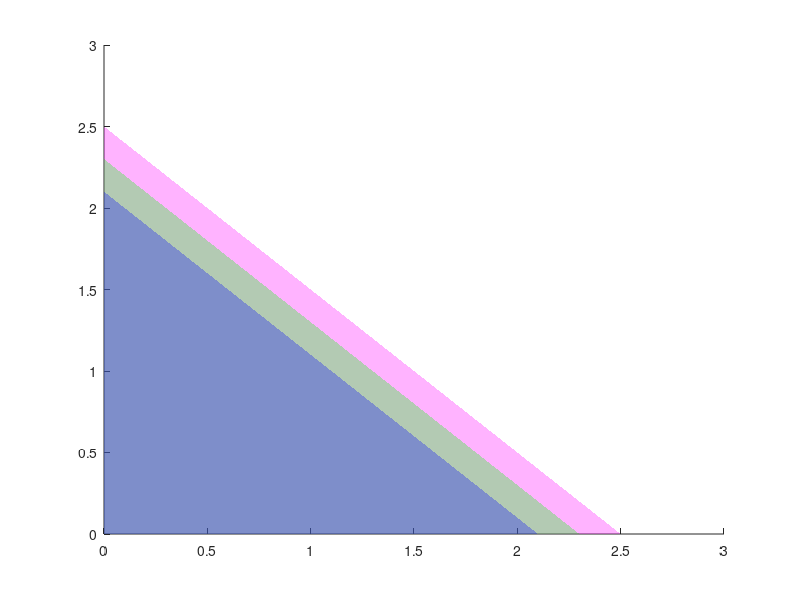

Recreate this plot in MATLAB. (Note: this script raises an error after producing the figure.)
clc
clear all
fontSizeOverall = 25;
x = linspace(0,3);
y0 = zeros(length(x),1);
y1 = ones(length(x),1);
y2 = 2*ones(length(x),1);

%MILP Constraints
%y<=2.1-x
y_MILP = 2.1-x;
%xi = 0.8
%y<=2.3-x
y_xi_0_8 = 2.3-x;
%xi = 1
%y<=2.5-x
y_xi_1 = 2.5-x;

% region_MILP 
xlim([0,3]);
ylim([0,3]);
hold on
area(x,y_xi_1,'FaceColor','m','FaceAlpha',0.3,'EdgeAlpha',0.3,'LineWidth',2);
area(x,y_xi_0_8,'FaceColor','g','FaceAlpha',0.3,'EdgeAlpha',0.3,'LineWidth',2);
area(x,y_MILP,'FaceColor','b','FaceAlpha',0.3,'EdgeAlpha',0.3,'LineWidth',2);
% plot(x,y_MILP);

% plot(x,y_xi_0_8);

% plot(x,y_xi_1);
ax = gca;
ax.FontSize = fontSizeOverall;
plot(x,y0,'k','LineWidth',2);
plot(x,y1,'k','LineWidth',2);
plot(x,y2,'k','LineWidth',2);
xlabel("Reals",'FontWeight','Bold','FontSize',fontSizeOverall);
ylabel("Integers",'FontWeight','Bold','FontSize',fontSizeOverall);

legend('$\xi=1$','$\xi = 0.8$', 'MILP','Interpreter','latex','FontWeight','Bold','FontSize',fontSizeOverall);